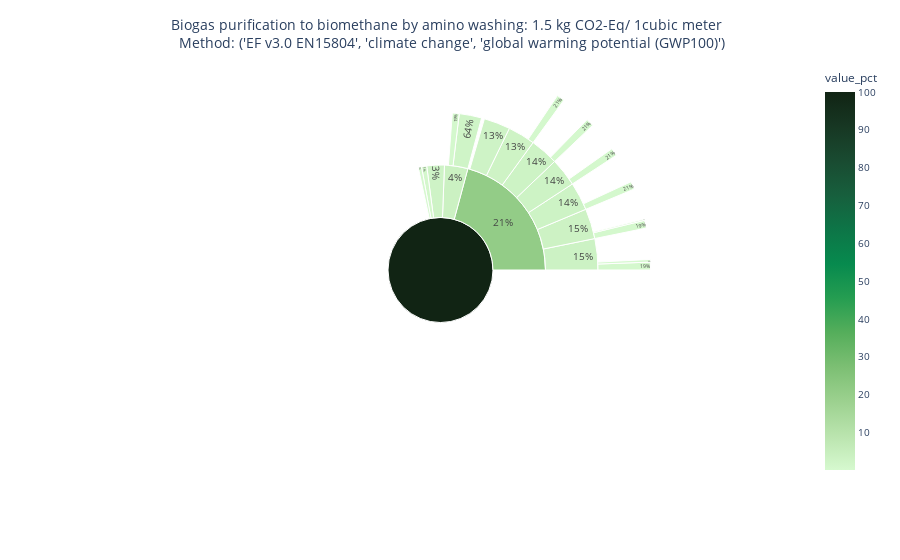

Here is the notebook cell this chart was saved with:
### Code cell
#Sunburst positif
#df_p = df_p[df_p.value > impact * cutoff]
data_p = df_p.iloc[0:].to_dict()

fig = px.sunburst(
    data_p,
    names='label',
    parents='parent',
    values='value',
    branchvalues="total",
    color='value_pct',
    color_continuous_scale='algae',
    hover_data=['location'],
    #valueformat = '.0f',
)
fig.update_traces(textinfo="percent parent")
#fig.update_layout(uniformtext = dict(minsize=8, mode='hide'))

title = f"{act['name'].capitalize()}: {impact:.2g} {unit}/{amount:2g}{act['unit']}\n <br> Method: {str(method)}"
fig.update_layout(autosize=True, 
                    title_text = title, 
                    title_x=0.5, 
                    font_size = 10)

### Figure 1 — Plotly figure (JSON) as saved in the notebook; plotly's stock layout.template omitted (floating-point values rounded to 4 significant figures)
{"data": [{"branchvalues": "total", "customdata": [["RoW"], ["RoW"], ["GLO"], ["RNA"], ["RoW"], ["RAS"], ["RoW"], ["RoW"], ["RoW"], ["RoW"], ["RoW"], ["RoW"], ["RoW"], ["CN"], ["IN"], ["CH"], ["RoW"], ["CH"], ["CN-SGCC"], ["CN-SGCC"], ["RU"], ["US"], ["CN"]], "domain": {"x": [0, 1], "y": [0, 1]}, "hovertemplate": "label=%{label}<br>value=%{value}<br>parent=%{parent}<br>location=%{customdata[0]}<br>value_pct=%{color}<extra></extra>", "labels": ["biogas purification to biomethane by amino washing RoW", "anaerobic digestion of manure RoW", "market for chemical factory, organics GLO", "market group for electricity, low voltage RNA", "market for heat, central or small-scale, natural gas RoW", "market group for electricity, low voltage RAS", "heat production, natural gas, at boiler atm. low-NOx condensing non-modulating <100kW RoW", "heat production, natural gas, at boiler atmospheric non-modulating <100kW RoW", "heat production, natural gas, at boiler atmospheric low-NOx non-modulating <100kW RoW", "heat production, natural gas, at boiler fan burner low-NOx non-modulating <100kW RoW", "heat production, natural gas, at boiler modulating <100kW RoW", "heat production, natural gas, at boiler condensing modulating <100kW RoW", "heat production, natural gas, at boiler fan burner non-modulating <100kW RoW", "market group for electricity, low voltage CN", "market group for electricity, low voltage IN", "natural gas pressure reduction from high to low pressure CH", "market for natural gas, low pressure RoW", "natural gas, high pressure, import from RU CH", "market for electricity, low voltage CN-SGCC", "market for electricity, medium voltage CN-SGCC", "transport, pipeline, long distance, natural gas RU", "market group for electricity, low voltage US", "hard coal mine operation and hard coal preparation CN"], "marker": {"coloraxis": "coloraxis", "colors": [100, 2.7, 0.5, 0.8, 20.8, 3.6, 2.8, 2.9, 3.1, 3.2, 2.9, 2.7, 2.9, 2.3, 0.7, 0.6, 0.2, 0.6, 0.1, 0.6, 0.6, 0.6, 0.6]}, "name": "", "parents": ["", "biogas purification to biomethane by amino washing RoW", "biogas purification to biomethane by amino washing RoW", "biogas purification to biomethane by amino washing RoW", "biogas purification to biomethane by amino washing RoW", "biogas purification to biomethane by amino washing RoW", "market for heat, central or small-scale, natural gas RoW", "market for heat, central or small-scale, natural gas RoW", "market for heat, central or small-scale, natural gas RoW", "market for heat, central or small-scale, natural gas RoW", "market for heat, central or small-scale, natural gas RoW", "market for heat, central or small-scale, natural gas RoW", "market for heat, central or small-scale, natural gas RoW", "market group for electricity, low voltage RAS", "market group for electricity, low voltage RAS", "heat production, natural gas, at boiler fan burner low-NOx non-modulating <100kW RoW", "heat production, natural gas, at boiler fan burner low-NOx non-modulating <100kW RoW", "heat production, natural gas, at boiler atmospheric low-NOx non-modulating <100kW RoW", "heat production, natural gas, at boiler atmospheric low-NOx non-modulating <100kW RoW", "heat production, natural gas, at boiler fan burner non-modulating <100kW RoW", "heat production, natural gas, at boiler atmospheric non-modulating <100kW RoW", "heat production, natural gas, at boiler modulating <100kW RoW", "heat production, natural gas, at boiler atm. low-NOx condensing non-modulating <100kW RoW"], "textinfo": "percent parent", "type": "sunburst", "values": [148.6, 4.012, 0.743, 1.189, 30.91, 5.349, 4.16, 4.309, 4.606, 4.755, 4.309, 4.012, 4.309, 3.417, 1.04, 0.892, 0.297, 0.892, 0.149, 0.892, 0.892, 0.892, 0.892]}], "layout": {"autosize": true, "coloraxis": {"colorbar": {"title": {"text": "value_pct"}}, "colorscale": [[0, "rgb(214, 249, 207)"], [0.09091, "rgb(186, 228, 174)"], [0.1818, "rgb(156, 209, 143)"], [0.2727, "rgb(124, 191, 115)"], [0.3636, "rgb(85, 174, 91)"], [0.4545, "rgb(37, 157, 81)"], [0.5455, "rgb(7, 138, 78)"], [0.6364, "rgb(13, 117, 71)"], [0.7273, "rgb(23, 95, 61)"], [0.8182, "rgb(25, 75, 49)"], [0.9091, "rgb(23, 55, 35)"], [1, "rgb(17, 36, 20)"]]}, "font": {"size": 10}, "legend": {"tracegroupgap": 0}, "margin": {"t": 60}, "title": {"text": "Biogas purification to biomethane by amino washing: 1.5 kg CO2-Eq/ 1cubic meter\n <br> Method: ('EF v3.0 EN15804', 'climate change', 'global warming potential (GWP100)')", "x": 0.5}}}
